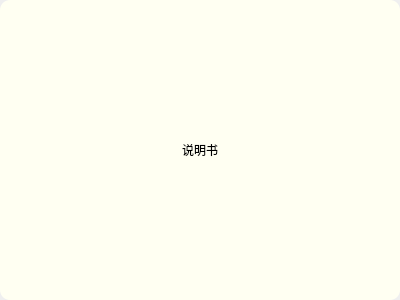
<?xml version="1.0" encoding="UTF-8"?>
<ui version="4.0">
 <class>Specification</class>
 <widget class="QWidget" name="Specification">
  <property name="geometry">
   <rect>
    <x>0</x>
    <y>0</y>
    <width>400</width>
    <height>300</height>
   </rect>
  </property>
  <property name="windowTitle">
   <string>Form</string>
  </property>
  <layout class="QGridLayout" name="gridLayout">
   <property name="leftMargin">
    <number>0</number>
   </property>
   <property name="topMargin">
    <number>0</number>
   </property>
   <property name="rightMargin">
    <number>0</number>
   </property>
   <property name="bottomMargin">
    <number>0</number>
   </property>
   <property name="spacing">
    <number>0</number>
   </property>
   <item row="0" column="0">
    <widget class="QLabel" name="label">
     <property name="styleSheet">
      <string notr="true">background-color: rgb(255, 255, 242);
border-radius: 10px;</string>
     </property>
     <property name="text">
      <string>说明书</string>
     </property>
     <property name="alignment">
      <set>Qt::AlignCenter</set>
     </property>
    </widget>
   </item>
  </layout>
 </widget>
 <resources/>
 <connections/>
</ui>
